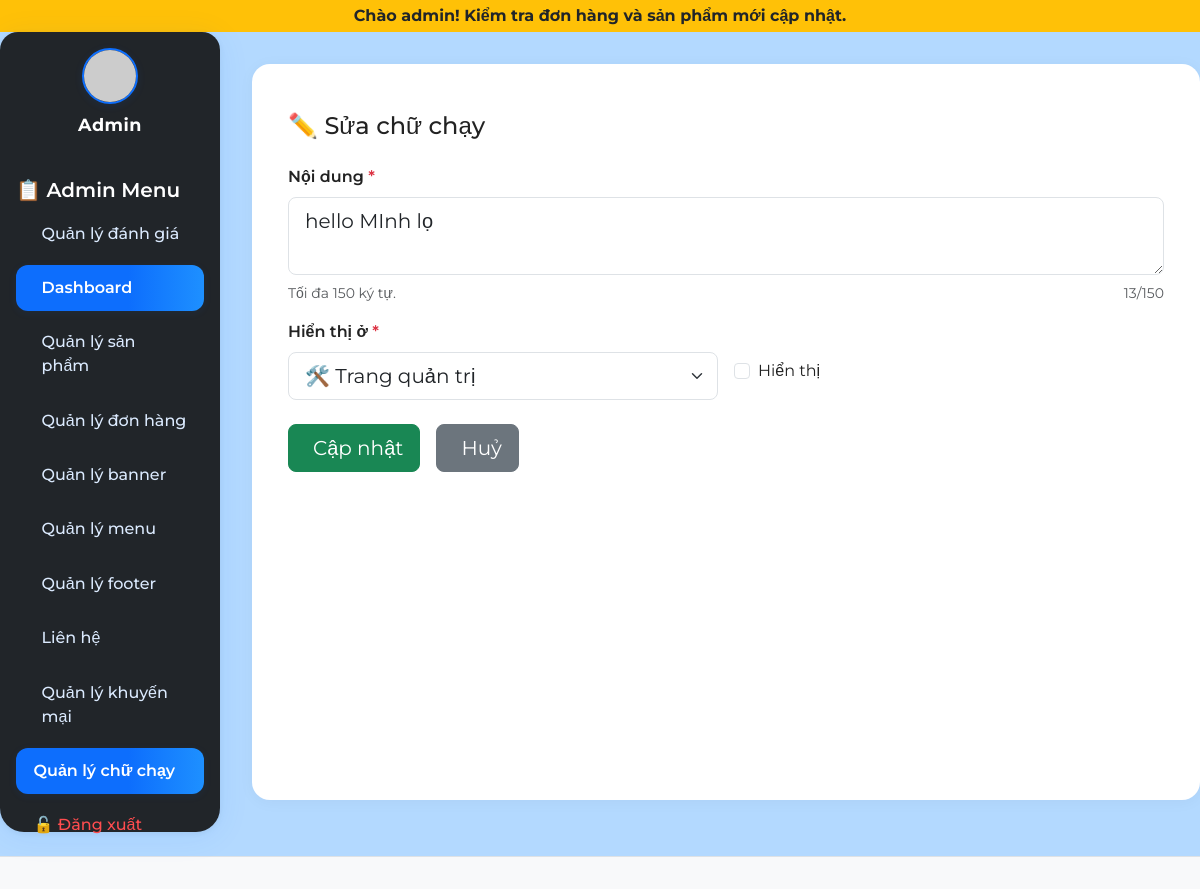
Screenshot of /admin/index.php?page=marquee_edit&id=2 (signed in) with the database file from the repository.
### tables this page shows
CREATE TABLE `marquee` (
  `id` int(11) NOT NULL,
  `noidung` text NOT NULL,
  `trangthai` tinyint(4) DEFAULT 1,
  `vaitro` enum('admin','user') DEFAULT 'user',
  `ngaytao` datetime NOT NULL DEFAULT current_timestamp()
);

CREATE TABLE `menu_content` (
  `id` int(11) NOT NULL,
  `label` varchar(255) NOT NULL,
  `url` varchar(255) NOT NULL,
  `icon` varchar(64) DEFAULT NULL,
  `position` int(11) DEFAULT 0,
  `type` varchar(20) NOT NULL DEFAULT 'user',
  `parent_id` int(11) DEFAULT NULL
);

### admin/controllers/MarqueeController.php (called while the page is built, shortened)
<?php
include_once __DIR__ . '/../models/Marquee.php';
function editMarqueeForm() {
  $id = $_GET['id'] ?? 0;
  $marquee = mysqli_fetch_assoc(getMarqueeById($id));
  include __DIR__ . '/../views/marquee/edit.php';
}

### admin/models/Marquee.php (called while the page is built, shortened)
<?php
include_once(__DIR__ . '/../../config/db.php');
function getMarqueeById($id) {
  global $conn;
  $sql = "SELECT * FROM marquee WHERE id = $id";
  return mysqli_query($conn, $sql);
}

### admin/views/marquee/edit.php (the view, shortened to what this page needs)
<div class="container mt-4">
  <h4 class="mb-4">✏️ Sửa chữ chạy</h4>
  <form method="POST" class="row g-3 needs-validation" novalidate>
    <div class="col-12">
      <label class="form-label fw-semibold">Nội dung <span class="text-danger">*</span></label>
      <textarea name="noidung" id="marquee-content" class="form-control form-control-lg" rows="2" maxlength="150" required oninput="updateCharCount()"><?= htmlspecialchars($marquee['noidung']) ?></textarea>
      <div class="d-flex justify-content-between mt-1">
        <div class="form-text">Tối đa 150 ký tự.</div>
        <div class="form-text"><span id="char-count">0</span>/150</div>
      </div>
    </div>
    <div class="col-md-6">
      <label class="form-label fw-semibold">Hiển thị ở <span class="text-danger">*</span></label>
      <select name="vaitro" class="form-select form-select-lg" required>
        <option value="admin" <?= $marquee['vaitro'] === 'admin' ? 'selected' : '' ?>>🛠️ Trang quản trị</option>
      </select>
    </div>
    <div class="col-md-6 d-flex align-items-center">
      <div class="form-check mt-4">
        <input type="checkbox" name="trangthai" id="trangthai" value="1" class="form-check-input" <?= $marquee['trangthai'] ? 'checked' : '' ?>>
        <label for="trangthai" class="form-check-label">Hiển thị</label>
      </div>
    </div>
    <div class="col-12 d-flex gap-3 mt-4">
      <button type="submit" class="btn btn-success btn-lg d-flex align-items-center gap-2"><span class="bi bi-save"></span> Cập nhật</button>
      <a href="?page=marquee" class="btn btn-secondary btn-lg d-flex align-items-center gap-2"><span class="bi bi-arrow-left"></span> Huỷ</a>
    </div>
  </form>
</div>

### admin/views/layout/header.php (shortened to what this page needs)
<!DOCTYPE html>
<html lang="vi">
<head>
  <link href="https://cdn.jsdelivr.net/npm/bootstrap@5.3.0/dist/css/bootstrap.min.css" rel="stylesheet">
  <link rel="stylesheet" href="../public/assets/css/admin.css">
</head>
<body>
<?php
include __DIR__ . '/../../../config/db.php';
$query = "SELECT * FROM marquee WHERE trangthai = 1 AND vaitro = 'admin' ORDER BY id DESC LIMIT 1";
$marquees = mysqli_query($conn, $query);
if ($row = mysqli_fetch_assoc($marquees)) {
  echo '<div class="bg-warning text-dark py-1 text-center fw-bold">';
  echo '<marquee behavior="scroll" direction="left">' . htmlspecialchars($row['noidung']) . '</marquee>';
  echo '</div>';
}

### admin/views/layout/sidebar.php (shortened to what this page needs)
<div class="d-flex">
  <nav class="bg-dark text-white p-3" style="width: 220px; height: 100vh;">
    <div class="admin-avatar">
      <img src="https://ui-avatars.com/api/?name=Admin&background=0d6efd&color=fff&size=128" alt="Admin Avatar">
      <div class="admin-name">Admin</div>
    </div>
    <h5 style="font-weight:600; color:#fff;">📋 Admin Menu</h5>
    <ul class="nav flex-column">
      <li class="nav-item">
        <a class="nav-link text-white" href="index.php?page=danhgia_admin">
          <i class="bi bi-star-fill text-warning"></i> Quản lý đánh giá
        </a>
      </li>
      <?php
      include __DIR__ . '/../../../config/db.php';
      $menu_type = 'admin';
      $menu_sql = "SELECT * FROM menu_content WHERE type='$menu_type' ORDER BY position ASC, id ASC";
      $menu_result = mysqli_query($conn, $menu_sql);
      $menus = [];
      while ($m = mysqli_fetch_assoc($menu_result)) $menus[] = $m;
      function buildMenuTreeSidebar($menus, $parent_id = null) {
          $branch = [];
          foreach ($menus as $menu) {
              if ($menu['parent_id'] == $parent_id) {
                  $children = buildMenuTreeSidebar($menus, $menu['id']);
                  $branch[] = $menu;
              }
          }
          return $branch;
      }
      $menu_tree = buildMenuTreeSidebar($menus);
      foreach ($menu_tree as $menu):
          if (!empty($menu['children'])): ?>
              <li class="nav-item dropdown">
                <a class="nav-link text-white dropdown-toggle" href="<?php echo htmlspecialchars($menu['url']); ?>" id="sidebar-menu-<?php echo $menu['id']; ?>" role="button" data-bs-toggle="dropdown" aria-expanded="false">
                  <?php if ($menu['icon']): ?><i class="<?php echo htmlspecialchars($menu['icon']); ?>"></i> <?php endif; ?>
                  <?php echo htmlspecialchars($menu['label']); ?>
                </a>
                <ul class="dropdown-menu bg-dark border-0" aria-labelledby="sidebar-menu-<?php echo $menu['id']; ?>">
                  <?php foreach ($menu['children'] as $child): ?>
                    <li>
                      <a class="dropdown-item text-white bg-dark" href="<?php echo htmlspecialchars($child['url']); ?>">
                        <?php if ($child['icon']): ?><i class="<?php echo htmlspecialchars($child['icon']); ?>"></i> <?php endif; ?>
                        <?php echo htmlspecialchars($child['label']); ?>
                      </a>
                    </li>
                  <?php endforeach; ?>
                </ul>
              </li>
          <?php else: ?>
              <li class="nav-item">
                <a class="nav-link text-white" href="<?php echo htmlspecialchars($menu['url']); ?>">
                  <?php echo htmlspecialchars($menu['label']); ?>
                </a>
              </li>
          <?php endif;
      endforeach;
      ?>
      <li class="nav-item">
        <a class="nav-link text-danger" href="logout.php">🔓 Đăng xuất</a>
      </li>
    </ul>
  </nav>
  <main class="p-4" style="flex-grow: 1;">

### public/assets/css/admin.css (style rules this page uses)
body { font-family: 'Montserrat', 'Roboto', Arial, sans-serif; background: #b3d9ff; color: #222; font-size: 16px; }
nav.bg-dark { border-radius: 18px 18px 24px 24px; box-shadow: 0 4px 32px rgba(13,110,253,0.08), 0 1.5px 6px rgba(0,0,0,0.06); min-height: 100vh; min-width: 220px; padding-top: 2.5rem; position: relative; transition: all .2s; }
.admin-avatar { display: flex; align-items: center; margin-bottom: 2.5rem; flex-direction: column; }
.admin-avatar img { width: 56px; height: 56px; border-radius: 50%; object-fit: cover; margin-bottom: 0.5rem; border: 2.5px solid #0d6efd; box-shadow: 0 2px 8px rgba(13,110,253,0.10); }
.admin-avatar .admin-name { font-weight: 700; color: #fff; font-size: 1.1rem; letter-spacing: 0.5px; }
.nav.flex-column .nav-item { margin-bottom: 0.5rem; }
.nav-link { color: #dbeafe !important; font-weight: 500; border-radius: 12px; padding: 0.7em 1.1em; transition: background .16s, color .16s; display: flex; align-items: center; gap: 8px; }
.nav-link.active, .nav-link:focus, .nav-link:hover { background: linear-gradient(90deg, #0d6efd 60%, #1e90ff 100%); color: #fff !important; box-shadow: 0 2px 8px rgba(13,110,253,0.08); font-weight: 600; }
.nav-link.text-danger { background: none !important; color: #ff4d4f !important; }
main.p-4 { background: #fff; border-radius: 18px; box-shadow: 0 2px 16px rgba(0,0,0,0.04); margin: 2rem 0 2rem 2rem; min-height: 90vh; }

### rows the page displays
marquee: noidung "Chào admin! Kiểm tra đơn hàng và sản phẩm mới cập nhật."
menu_content: label "Dashboard"
menu_content: label "Quản lý sản phẩm"
menu_content: label "Quản lý đơn hàng"
menu_content: label "Quản lý banner"
menu_content: label "Quản lý menu"
menu_content: label "Quản lý footer"
menu_content: label "Liên hệ"
menu_content: label "Quản lý khuyến mại"
menu_content: label "Quản lý chữ chạy"
marquee: noidung "hello MInh lọ", vaitro "🛠️ Trang quản trị"
